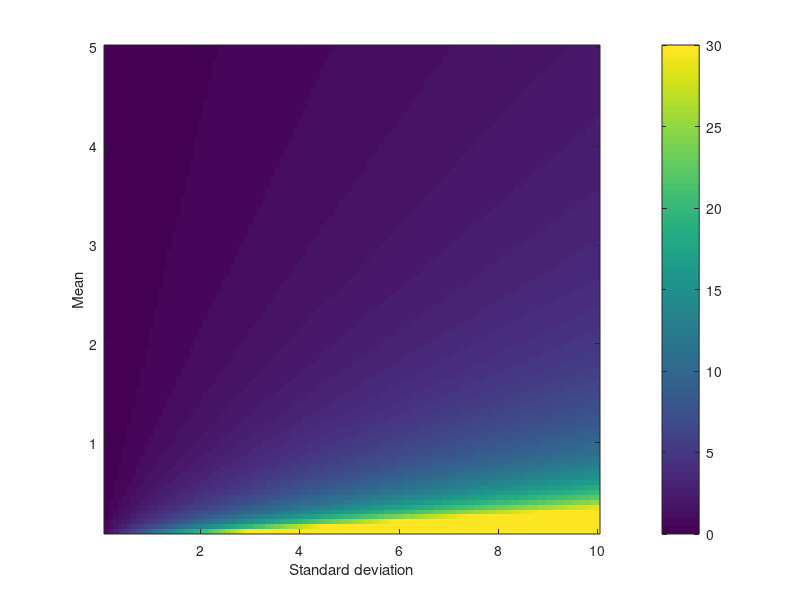

This chart was generated by the following MATLAB code:
%%
%     COURSE: Signal processing problems, solved in MATLAB and Python
%    SECTION: Variability
%      VIDEO: Coefficient of variation
% Instructor: sincxpress.com
%
%%

% number of data points
nmeans = 100;
nstds  = 110;

% ranges of means (den.) and standard deviations (num.)
means = linspace(.1,5,nmeans);
stds  = linspace(.1,10,nstds);


% initialize matrix
cv = zeros(nmeans,nstds);

% loop over all values and populate matrix
for mi=1:nmeans
    for si=1:nstds
        % coefficient of variation
        cv(mi,si) = stds(si) / means(mi);
    end
end

% programming trick!
cv = bsxfun(@rdivide,stds,means');


% show in an image
figure(1), clf
imagesc(stds,means,cv)
set(gca,'clim',[0 30],'ydir','normal')
ylabel('Mean'), xlabel('Standard deviation')
colorbar

%% done.
